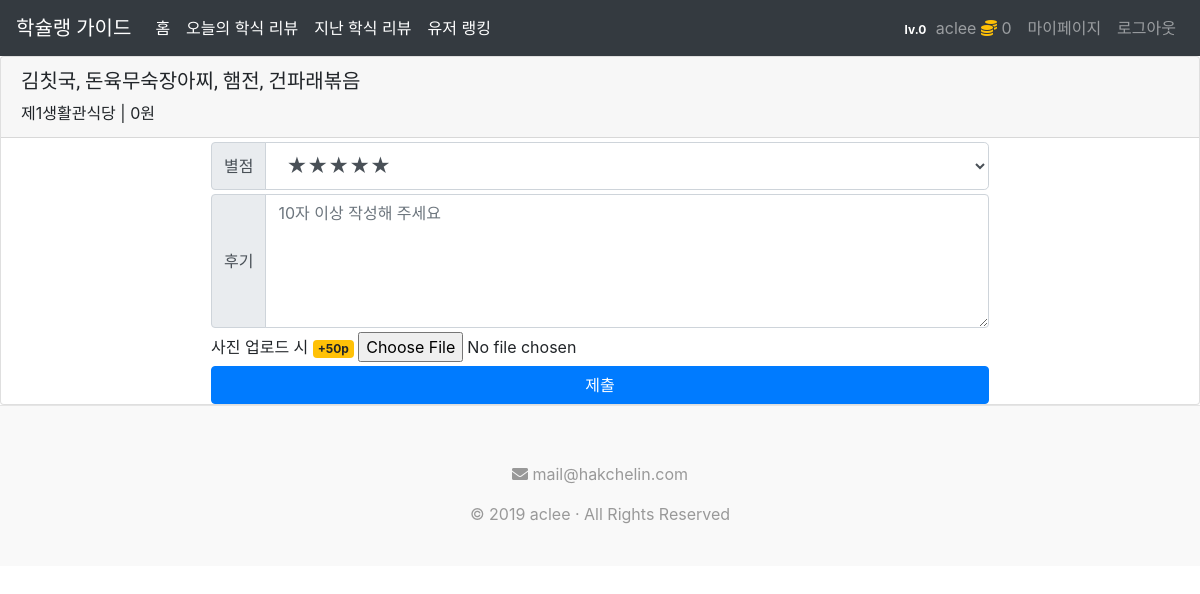
The app's page /home/upload/?date=20190602&res=6&menu=1 (signed in) with its own data.
### users/models.py (models this page shows, shortened)
class CustomUser(AbstractBaseUser, PermissionsMixin):
    email = models.EmailField(unique=True, verbose_name = "이메일")
    sid = models.CharField(unique=True, max_length=10, primary_key=True, verbose_name = "학번")
    name = models.CharField(max_length=20, verbose_name = "닉네임")
    rank = models.IntegerField(default=0, verbose_name = "레벨")
    point = models.IntegerField(default=0, verbose_name = "포인트")
    is_staff = models.BooleanField(default=False, verbose_name = "관리자 여부")
    review_count = models.IntegerField(default=0, verbose_name = "작성 리뷰 수")
    REQUIRED_FIELDS = ['sid', 'name']
    USERNAME_FIELD = 'email'
    objects = CustomAccountManager()
    def get_lvl(self):
        return 'lv.' + str(self.point//500)
    class Meta:
        verbose_name = "user"
        verbose_name_plural = "users"

### menus/models.py (models this page shows, shortened)
class CustomMenu(models.Model):
    mid = models.IntegerField(primary_key=True)
    location = models.CharField(max_length=100)
    photo = models.CharField(max_length=500)
    title = models.CharField(max_length=100)
    price = models.IntegerField()
    date = models.DateTimeField(auto_now_add=True)
    review_count = models.IntegerField(default=0)
    star_count = models.IntegerField(default=0)
    avg = models.FloatField(default=0)
    class Meta:
        ordering = ['-date']
    class Meta:
        verbose_name = "menu"
        verbose_name_plural = "menus"

### reviews/views.py (the view, shortened to what this page needs)
# urls.py: path('upload/', ReviewUploadView.as_view(), name='review_upload'),
class ReviewUploadView(LoginRequiredMixin, CreateView):
    def get(self, request, *args, **kwargs):
        date = request.GET.get('date')
        res = request.GET.get('res')
        menunum = request.GET.get('menu')
        mid = date + res + menunum
        menu = CustomMenu.objects.get(mid=mid)
        print('[Review] '+ menu.title)
        context = {'form': reviewCreateForm() , 'menu' : menu}
        return render(request, 'reviews/upload.html', context)

### reviews/views.py
class reviewCreateForm(forms.ModelForm):
    class Meta:
        model = CustomReview
        fields = ['star' ,'photo', 'comment']
        template_name = 'reviews/upload.html'

### reviews/templates/reviews/upload.html (shortened to what this page needs)
{% extends 'base.html' %}
{% block content %}
<div class="card">
    <div class="card-header">
        <h5>{{ menu.title }}</h5>
        <div>{{ menu.location }} | {{ menu.price }}원</div>
    </div>
<div class="row px-2">
    <div class="col-md-2"></div>
    <div class="col-md-8 panel panel-default">
        <form action="" method="post" enctype="multipart/form-data">
                <div class="input-group my-1">
                    <div class="input-group-prepend">
                        <span class="input-group-text">별점</span>
                    </div>
                <select class="form-control form-control-lg" name="star">
                    <option value="5">&#9733;&#9733;&#9733;&#9733;&#9733;</option>
                </select>
                </div>
                <div class="input-group my-1">
                    <div class="input-group-prepend">
                        <span class="input-group-text">후기</span>
                    </div>
                    <textarea class="form-control" aria-label="With textarea" name="comment" rows="5" placeholder="10자 이상 작성해 주세요"></textarea>
                    </div>
                    <div class="my-1">
                        사진 업로드 시
                            <span class="badge badge-warning">+50p</span>
                            <input type="file" name="photo" accept="image/*" id="id_photo">
                    </div>
            <input type="submit" class="btn btn-block btn-primary" value="제출">
        </form>
    </div>
    <div class="col-md-2"></div>
</div>
</div>
{% endblock %}

### templates/base.html (shortened to what this page needs)
<!DOCTYPE html>
<html>
    {% load static %}
<head>
    <link rel="stylesheet" type="text/css"  href="{% static '/css/style.css' %}">
    <link rel="stylesheet" href="https://stackpath.bootstrapcdn.com/bootstrap/4.1.3/css/bootstrap.min.css">
    <link rel="stylesheet" href="https://use.fontawesome.com/releases/v5.8.2/css/all.css">
</head>
<body>
<div class="container-fluid mx-0 px-0 h-100">
<nav class="navbar navbar-expand-lg navbar-dark bg-dark">
  <a class="navbar-brand dohyeon" href="/home">학슐랭 가이드</a>
  <div class="collapse navbar-collapse" id="navbarSupportedContent">
    <ul class="navbar-nav mr-auto">
        <li class="nav-item"><a href="/home" class="active nav-link ">홈</a></li>
        <li class="nav-item"><a href="/home/today/" class="active nav-link ">오늘의 학식 리뷰</a></li>
        <li class="nav-item"><a href="/home/reviews/?type=all" class="active nav-link ">지난 학식 리뷰</a></li>
        <li class="nav-item"><a href="/home/ranking/" class="active nav-link ">유저 랭킹</a></li>
      </ul>
      <ul class="navbar-nav mr-0">
        {% if user.is_authenticated %}
          <li class="nav-item"><a href="#" class="nav-link"><span class="badge badge-dark">{{ user.get_lvl }}</span> {{ user.name }} <span><i class="text-warning fas fa-coins"></i> {{user.point}}</span></a></li>
          <li class="nav-item"><a href="/home/mypage/" class="nav-link">마이페이지</a></li>
          <li class="nav-item"><a href="{% url 'logout' %}" class="nav-link">로그아웃</a></li>
        {% else %}
          <li class="nav-item"><a href="{% url 'login' %}" class="nav-link">로그인</a></li>
          <li class="nav-item"><a href="{% url 'register' %}" class="nav-link">회원가입</a></li>
        {% endif %}
      </ul>
  </div>
  </nav>
        {% block content %}
        {% endblock %}
  </div>
</body>
<footer class="blog-footer">
    <p>
      <div><i class="fas fa-envelope"></i> mail@hakchelin.com</div>
    </p>
    <p>© 2019 aclee &#183; All Rights Reserved</p>
  </footer>
</html>

### static/css/style.css (style rules this page uses)
.dohyeon { font-family: 'Do Hyeon', sans-serif; }
html { font-family: 'Nanum Gothic', sans-serif; }
h1, h2, h3, h4, h5, h6 { font-family: 'Do Hyeon', sans-serif !important; }
.blog-footer { padding: 2.5rem 0; color: #999; text-align: center; background-color: #f9f9f9; border-top: .05rem solid #e5e5e5; }
.blog-footer p:last-child { margin-bottom: 0; }

### records on screen
CustomUser: get_lvl "lv.0", name "aclee", point "0"
CustomMenu: title "김칫국, 돈육무숙장아찌, 햄전, 건파래볶음", location "제1생활관식당", price "0"
